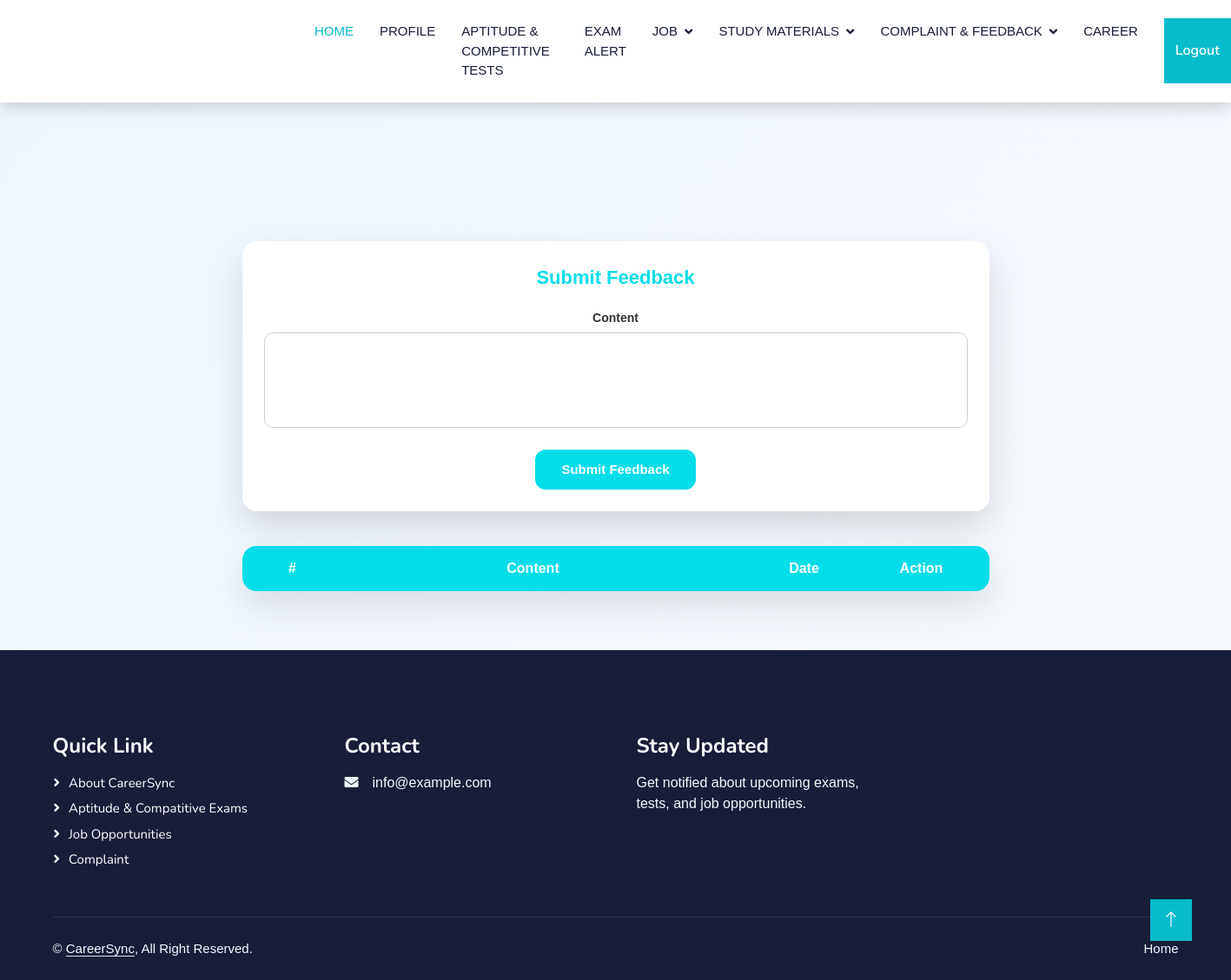
Before: /User/Feedback/ (signed in) with the older database file.
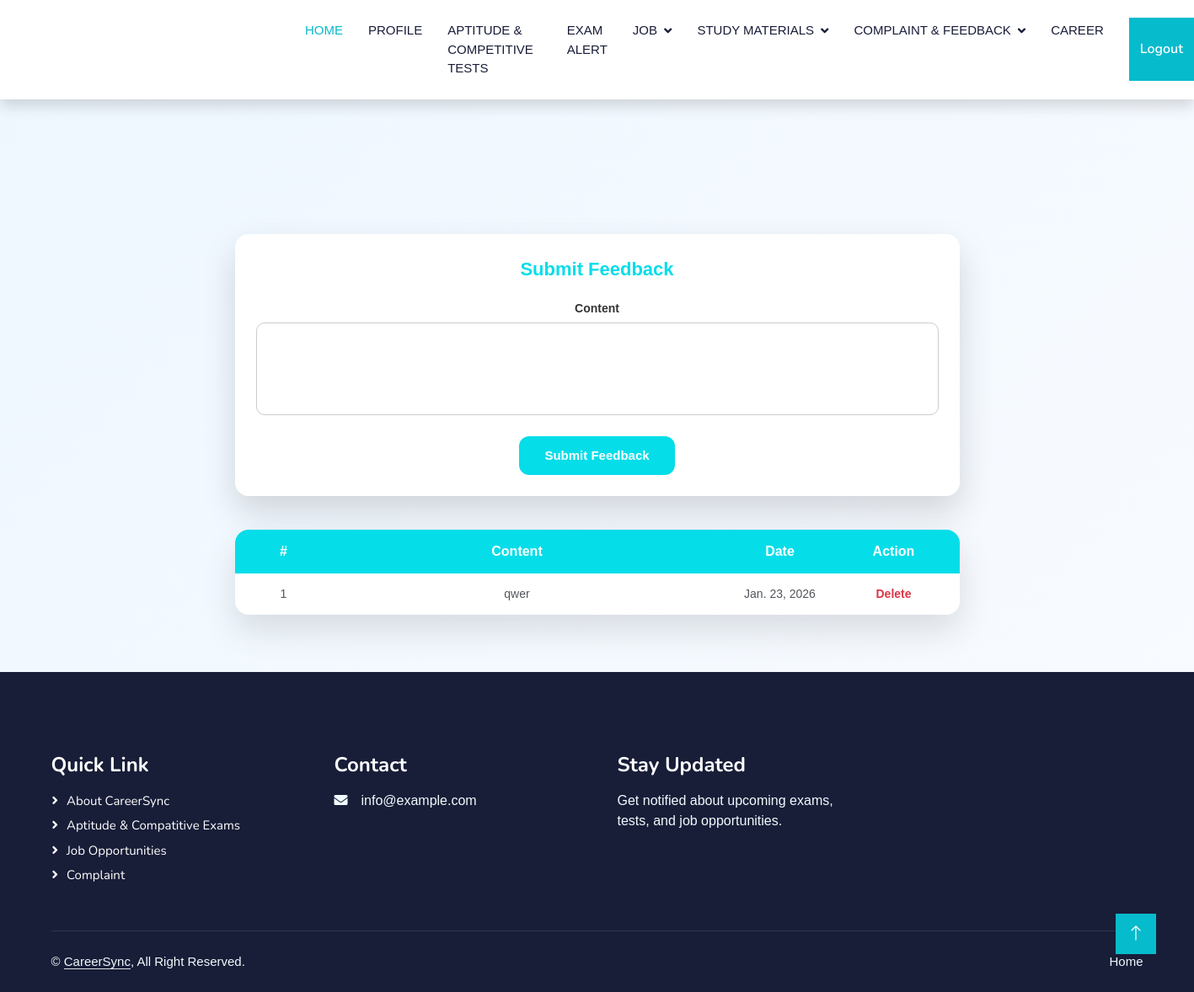
After: the same page with the newer database file.
### User/models.py (models this page shows)
class tbl_feedback(models.Model):
    feedback_date=models.DateField(auto_now_add=True)
    feedback_content=models.CharField(max_length=50)
    user=models.ForeignKey(tbl_userreg,on_delete=models.CASCADE)

### User/views.py (the view)
# urls.py: path('Feedback/',views.Feedback,name="Feedback"),
def Feedback(request):
    feed=tbl_feedback.objects.filter(user=request.session["uid"])
    us = tbl_userreg.objects.get(id=request.session["uid"])
    if request.method=="POST":
        feedback=request.POST.get('txt_content')
        tbl_feedback.objects.create(feedback_content=feedback,user=us)
        return render(request,"User/Feedback.html",{'msg':'Feedback Added'})
    else:
        return render(request,"User/Feedback.html",{"feed":feed})

### User/Templates/User/Feedback.html (shortened to what this page needs)
{% extends 'User/Header.html' %}
{% block content %}
<!DOCTYPE html>
<html lang="en">
<head>
</head>
<body>
<div class="cs-feedback-wrapper">
    <form method="post" class="cs-feedback-card">
        <div class="cs-feedback-title">Submit Feedback</div>
        <div class="cs-feedback-group">
            <label>Content</label>
            <textarea name="txt_content" rows="4" required></textarea>
        </div>
        <button type="submit" class="cs-feedback-btn">
            Submit Feedback
        </button>
    </form>
    <div class="cs-feedback-list">
        <div class="cs-feedback-header">
            <div>#</div>
            <div>Content</div>
            <div>Date</div>
            <div>Action</div>
        </div>
        {% for i in feed %}
        <div class="cs-feedback-row">
            <div>{{ forloop.counter }}</div>
            <div>{{ i.feedback_content }}</div>
            <div>{{ i.feedback_date }}</div>
            <div>
                <a href="{% url 'User:fdel' i.id %}" class="cs-feedback-delete">
                    Delete
                </a>
            </div>
        </div>
        {% endfor %}
    </div>
</div>
</body>
</html>
{% endblock %}

Changed rows visible on the page:
added tbl_feedback: feedback_content "qwer", feedback_date "Jan. 23, 2026"
